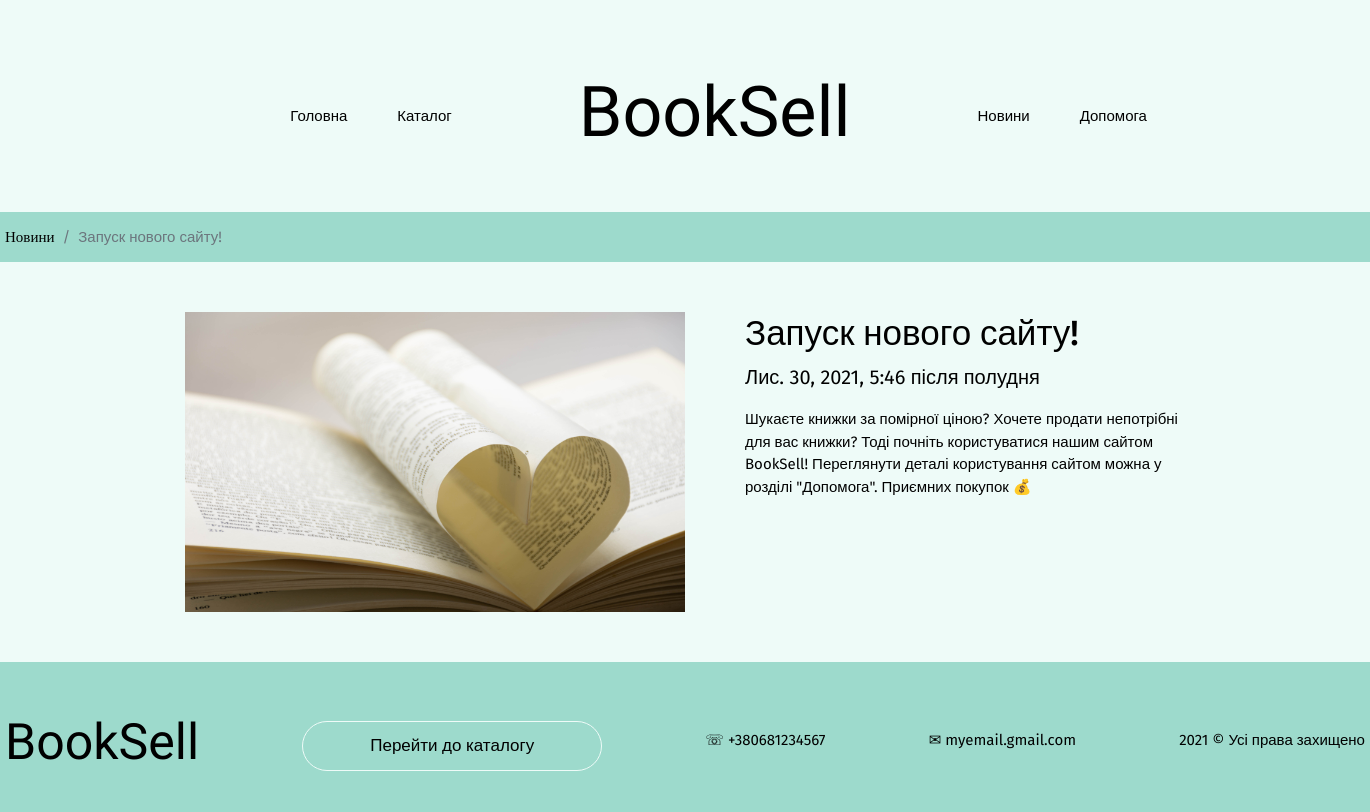
Screenshot of /news/1 with the database file from the repository.
### news/models.py (models this page shows, shortened)
class Articles(models.Model):
    title = models.CharField(max_length=255, verbose_name='Заголовок')
    anons = models.CharField(max_length=255, verbose_name='Анонс')
    image = models.ImageField(verbose_name='Фото')
    full_text = models.TextField(verbose_name='Текст')
    date = models.DateTimeField(verbose_name='Дата')

### news/views.py (the view)
# urls.py: path('<int:pk>', views.NewsDetailView.as_view(), name='news-detail')
class NewsDetailView(DetailView):
    model = Articles
    template_name = 'main/details_view.html'
    context_object_name = 'article'

### main/templates/main/details_view.html
{% extends 'main/layout_1.html' %}
{% load static %}
{% block right %}
<nav aria-label="breadcrumb" class="mt-3">
    <ol class="breadcrumb">
        <li class="breadcrumb-item"><a class="bread_li_a-2" href="{% url 'news' %}">Новини</a></li>
        <li class="breadcrumb-item active" aria-current="page">{{ article.title }}</li>
    </ol>
</nav>
{% endblock %}
{% block body %}
<section>
    <div class="detail_page">
        <div class="detail">
            <img class="new_detail_img" src="{{ article.image.url }}">
            <div class="description">
                <h3 class="detail_h3">{{ article.title }}</h3>
                <p class="detail_author">{{ article.date }}</p>
                <p class="detail_p">{{ article.full_text }}</p>
             </div>
        </div>
    </div>
</section>
{% endblock %}

### main/static/main/css/main.css (style rules this page uses)
* { margin: 0; padding: 0; }
body { font-family: 'Fira Sans', sans-serif; font-size: 15px; font-weight: 400; color: #000; background-color: #EEFBF8; }
section { width: 1360px; margin: 0 auto; }
.bread_li_a-2 { color: black; font-family: Fira Sans; text-decoration: none }
.detail_page { margin-top: 50px; margin-bottom: 50px; }
.detail { display: flex; justify-content: center; align-items: top; }
.description { margin-left: 60px; }
.detail_h3 { font-size: 35px; }
.detail_author { font-size: 20px; }
.detail_p { margin-top: 15px; width: 440px; }
.new_detail_img { width: 500px; height: 300px; }

### rows the page displays
Articles: title "Запуск нового сайту!", image (picture), date "Лис. 30, 2021, 5:46 після полудня", full_text "Шукаєте книжки за помірної ціною? Хочете продати непотрібні для вас книжки? Тоді почніть користуватися нашим сайтом BookSell! Переглянути деталі користування сайтом можна у розділі \"Допомога\". Приємних покупок 💰"
